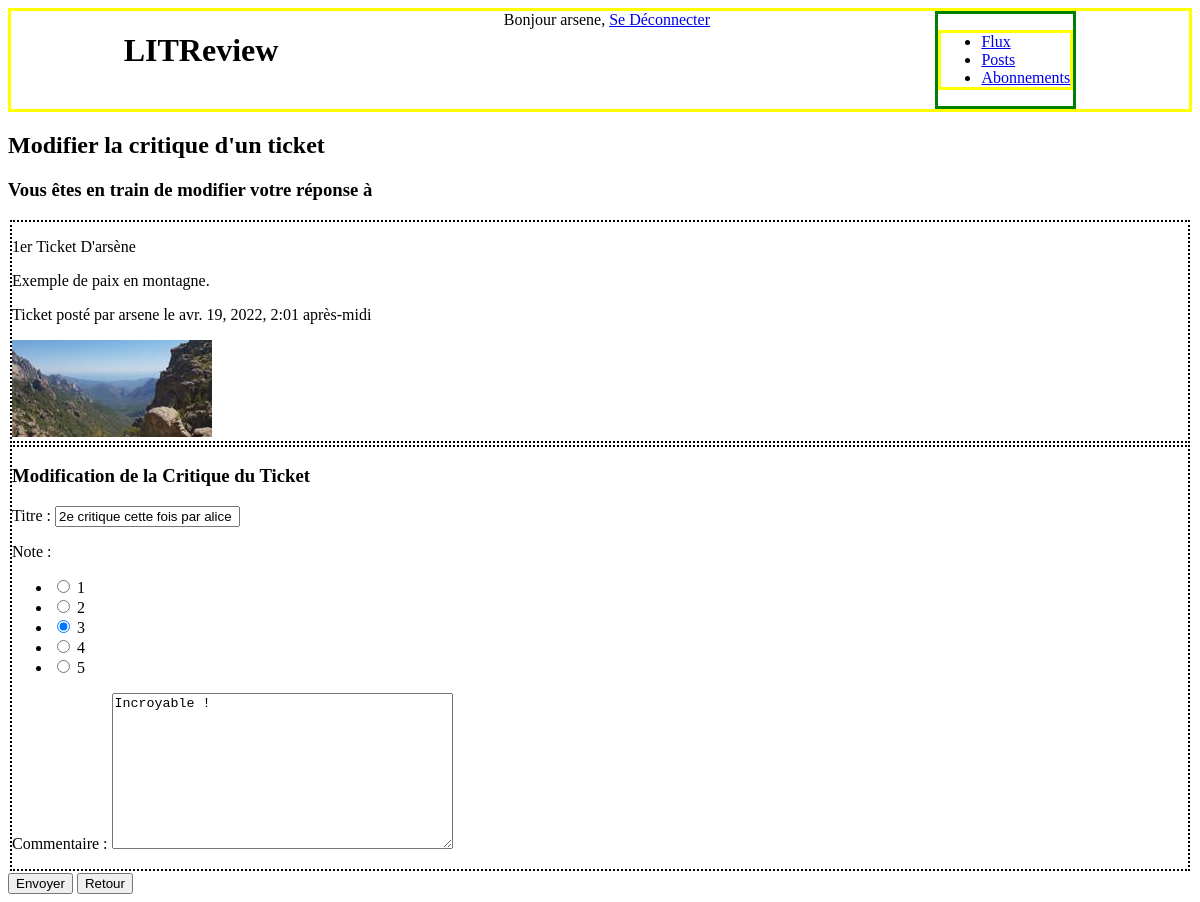
Before: /review_modification/2 (signed in) with the older database file.
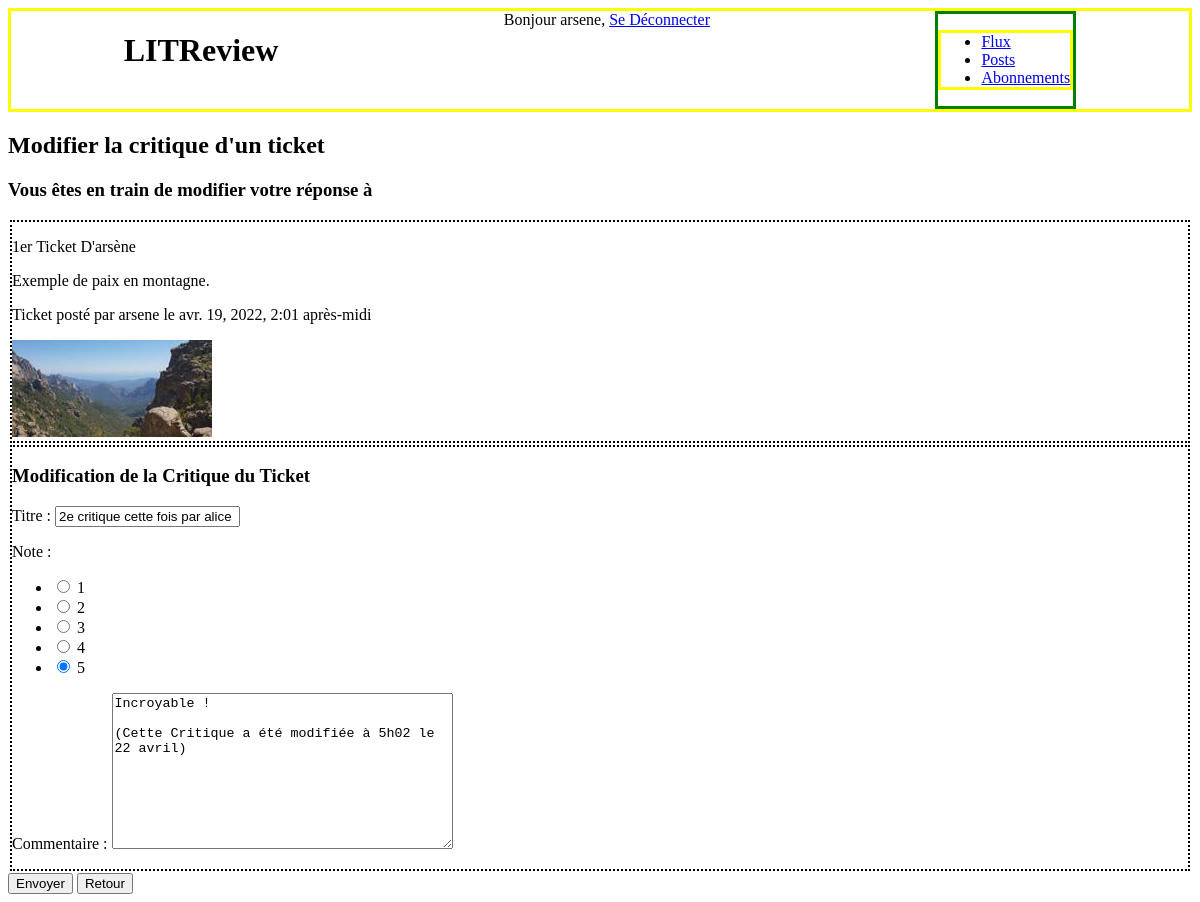
After: the same page with the newer database file.
### Base/models.py (models this page shows)
class Review(models.Model):
    ticket = models.ForeignKey(to=Ticket, on_delete=models.CASCADE)
    rating = models.PositiveSmallIntegerField(\
        validators=[MinValueValidator(0), MaxValueValidator(5)], verbose_name="Note")
    headline = models.CharField(max_length=128, verbose_name="Titre")
    body = models.CharField(max_length=8192, blank=True, verbose_name="Commentaire")
    user = models.ForeignKey(\
        to=settings.AUTH_USER_MODEL, on_delete=models.CASCADE)
    time_created = models.DateTimeField(auto_now_add=True)

### Base/views.py (the view)
# urls.py: path('review_modification/<int:review_id>', b_views.review_modification, name="review_modification"),
@login_required
def review_modification(request, review_id):
    review_to_modify = models.Review.objects.get(id=review_id)
    ticket = review_to_modify.ticket
    if request.method == 'POST':
        form = forms.ReviewForm(request.POST, instance=review_to_modify)
        if form.is_valid():
            form.save()
            return redirect('own_posts')
    else:
        form = forms.ReviewForm(instance=review_to_modify)
    return render(request, 'critics/review_modification.html', \
        context={'form':form, 'ticket': ticket})

### Base/forms.py
class ReviewForm(forms.ModelForm):
    class Meta:
        model = models.Review
        fields = ['headline', 'rating', 'body']
        widgets = {
            'rating': forms.RadioSelect(choices=RATINGS),
            'body' : forms.Textarea
            }

### LITReview/templates/critics/review_modification.html (shortened to what this page needs)
{% extends "Base.html" %}
{% block content %}
    <h2>Modifier la critique d'un ticket</h2>
    <h3>Vous êtes en train de modifier votre réponse à </h3>
    <div class="ticket">
        <p>{{ ticket.title }}</p>
        <p>{{ ticket.description }}</p>
        <p>Ticket posté par {{ticket.user.username}} le {{ticket.time_created}}</p>
        <img src="{{ ticket.image.url }}">
    </div>
    <form method="post" enctype="multipart/form-data">
        <div class='review'>
            <h3>Modification de la Critique du Ticket</h3>
            {{ form.as_p }}
        </div>
        <button type="submit">Envoyer</button>
        <a href="{% url 'HomePage' %}"><button>Retour</button></a>
    </form>
{% endblock %}

Changed rows visible on the page:
changed Review "2e critique cette fois par alice": rating "☐ Note : ☐ 2 ☑ 3 ☐ 4 ☐ 5" → "☐ Note : ☐ 2 ☐ 3 ☐ 4 ☑ 5"; body "Incroyable !" → "Incroyable ! (Cette Critique a été modifiée à 5h02 le 22 avril)"
